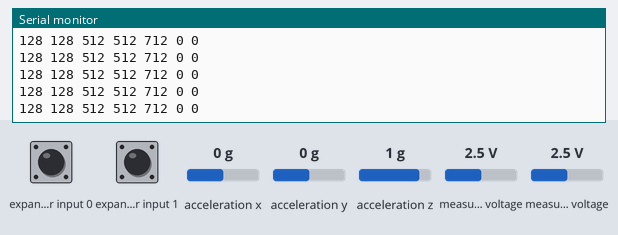
Bench run of a sketch on a simulated Arduino Uno, built with avr-gcc and run on an emulated ATmega328P. Shown: the last lines printed to the serial monitor. Wiring (inferred from the names in the program): Wii Nunchuk at I2C address 0x52. The test bench sets the inputs (shaded band); at power-on: measured voltage 2.5 V, expander input 0 HIGH, expander input 1 HIGH, acceleration x 0 g, acceleration y 0 g, acceleration z 1 g.

Above: at 1.2 s.
1.3 s: measured voltage (sensor 200) set to 2.1 V
At 2.3 s:
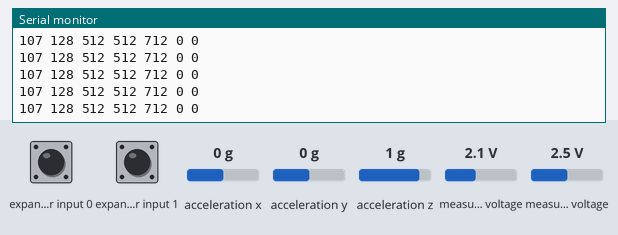
4.3 s: measured voltage (sensor 200) set to 1.8 V
At 5.0 s:
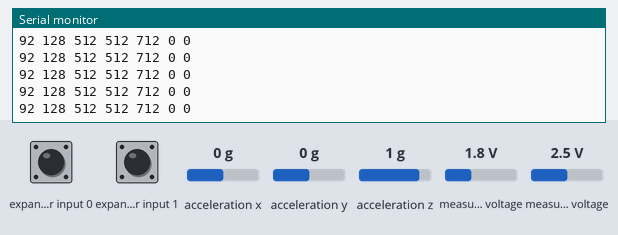
10.3 s: measured voltage (sensor 201) set to 2.1 V
At 11.2 s:
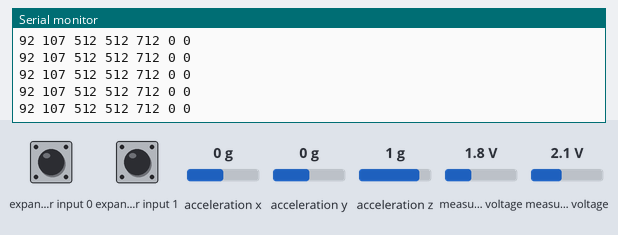
13.3 s: measured voltage (sensor 201) set to 1.8 V
At 14.4 s:
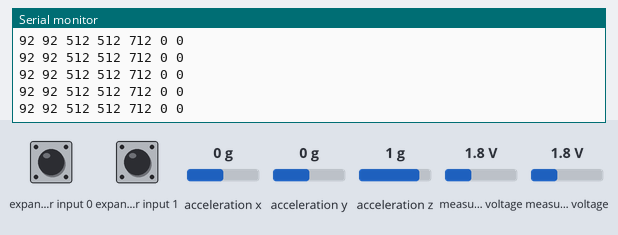
Timing chart, 0 to 16.3 s (numbered marks = the images above; inputs shaded):
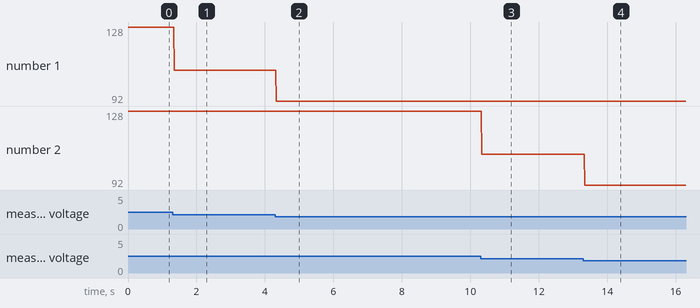

Measured:
- after the input at 1.3 s, the serial monitor: prints a new line at once (image 1)
- after the input at 4.3 s, the serial monitor: prints a new line at once (image 2)
- after the input at 10.3 s, the serial monitor: prints a new line at once (image 3)
- after the input at 13.3 s, the serial monitor: prints a new line at once (image 4)
- plotted number 1: 128 → 107 after the input at 1.3 s, 107 → 92 after the input at 4.3 s
- plotted number 2: 128 → 107 after the input at 10.3 s

The sketch:

NunchukDemo.ino
```cpp
#include <Wire.h>
#include "nunchuk.h"

const unsigned int BAUD_RATE = 19200;

Nunchuk nunchuk;

void setup() {
  Serial.begin(BAUD_RATE);
  nunchuk.initialize();
}

void loop() {
  if (nunchuk.update()) {
    Serial.print(nunchuk.joystick_x());
    Serial.print(" ");
    Serial.print(nunchuk.joystick_y());
    Serial.print(" ");
    Serial.print(nunchuk.x_acceleration());
    Serial.print(" ");
    Serial.print(nunchuk.y_acceleration());
    Serial.print(" ");
    Serial.print(nunchuk.z_acceleration());
    Serial.print(" ");
    Serial.print(nunchuk.z_button());
    Serial.print(" ");
    Serial.println(nunchuk.c_button());
  }
}
```

nunchuk.cpp
```cpp
#include <WProgram.h>
#include <Wire.h>
#include "nunchuk.h"

#define NUNCHUK_DEVICE_ID 0x52

void Nunchuk::initialize() {
  Wire.begin(); // <label id="code.nunchuk.master_joins"/>
  Wire.beginTransmission(NUNCHUK_DEVICE_ID);
  Wire.send(0x40);
  Wire.send(0x00);
  Wire.endTransmission();
  update();
}

bool Nunchuk::update() {
  delay(1);
  Wire.requestFrom(NUNCHUK_DEVICE_ID, NUNCHUK_BUFFER_SIZE);
  int byte_counter = 0;
  while (Wire.available() && byte_counter < NUNCHUK_BUFFER_SIZE)
    _buffer[byte_counter++] = decode_byte(Wire.receive());
  request_data();
  return byte_counter == NUNCHUK_BUFFER_SIZE;
}

void Nunchuk::request_data() {
  Wire.beginTransmission(NUNCHUK_DEVICE_ID);
  Wire.send(0x00);
  Wire.endTransmission();
}

char Nunchuk::decode_byte(const char b) {
  return (b ^ 0x17) + 0x17;
}
```

nunchuk.h
```cpp
#ifndef __NUNCHUK_H__
#define __NUNCHUK_H__

#define NUNCHUK_BUFFER_SIZE 6 /* <label id="code.nunchuk.buffer_size"/> */

class Nunchuk {
public:
  void initialize();
  bool update();

  int joystick_x() const { return _buffer[0]; }
  int joystick_y() const { return _buffer[1]; }

  int x_acceleration() const {
    return ((int)(_buffer[2]) << 2) | ((_buffer[5] >> 2) & 0x03);
  }

  int y_acceleration() const {
    return ((int)(_buffer[3]) << 2) | ((_buffer[5] >> 4) & 0x03);
  }

  int z_acceleration() const {
    return ((int)(_buffer[4]) << 2) | ((_buffer[5] >> 6) & 0x03);
  }

  bool z_button() const { return !(_buffer[5] & 0x01); }
  bool c_button() const { return !(_buffer[5] & 0x02); }

private:
  void request_data();
  char decode_byte(const char);

  unsigned char _buffer[NUNCHUK_BUFFER_SIZE]; // <label id="code.nunchuk.raw_data"/>
};

#endif
```
